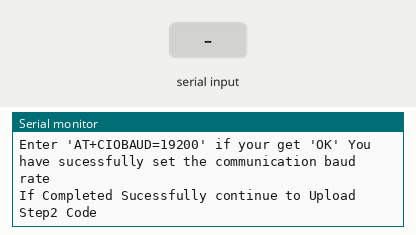
Simulated run of this sketch. Board: Arduino Uno, built with avr-gcc and run on an emulated ATmega328P. Shown: the last lines printed to the serial monitor. The test bench sets the inputs (shaded band).

Above: at 1.4 s.
1.5 s: "1" received over the second serial link
At 2.5 s:
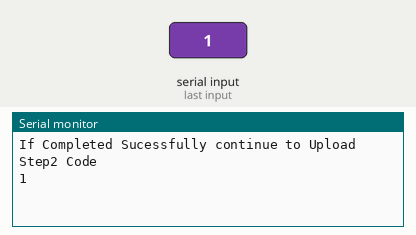
3.0 s: "0" received over the second serial link
At 3.8 s:
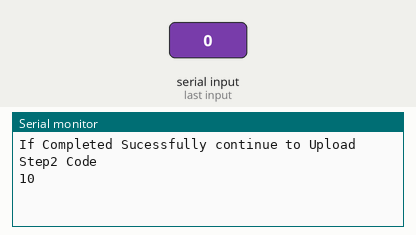

The sketch:

Step1_ESP_Programming.ino
```cpp
#include <SoftwareSerial.h>

SoftwareSerial mySerial(2,3); // RX, TX

void setup()
{
  // Open serial communications and wait for port to open:
  Serial.begin(9600);


  Serial.println("Enter AT Command");
    Serial.println("Set Serial Monitor to both NL & CR & baud rate to 9600");
      Serial.println("Enter AT and press Enter if your get 'OK' then continue else check the above setting");
        Serial.println("Enter 'AT+CIOBAUD=19200' if your get 'OK' You have sucessfully set the communication baud rate");
         Serial.println("If Completed Sucessfully continue to Upload Step2 Code");

  // Set the data rate for the SoftwareSerial port
  mySerial.begin(115200);
}

void loop()
{ delay(10);
  if (mySerial.available())
  {
    Serial.write(mySerial.read());
  }

  if (Serial.available())
  {
    mySerial.write(Serial.read()); //to connect with the ESP with the PC
  }
}
```

Measured:
- after the input at 1.5 s, the serial monitor: prints a new line at once (image 1)
- after the input at 3.0 s, the serial monitor: prints a new line at once (image 2)
